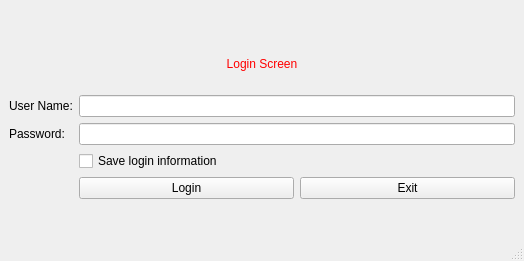
<?xml version="1.0" encoding="UTF-8"?>
<ui version="4.0">
 <class>MainWindow</class>
 <widget class="QMainWindow" name="MainWindow">
  <property name="geometry">
   <rect>
    <x>0</x>
    <y>0</y>
    <width>524</width>
    <height>261</height>
   </rect>
  </property>
  <property name="windowTitle">
   <string>Ho Quang Vinh</string>
  </property>
  <widget class="QWidget" name="centralwidget">
   <layout class="QVBoxLayout" name="verticalLayout">
    <item>
     <layout class="QGridLayout" name="gridLayout">
      <item row="4" column="1">
       <layout class="QHBoxLayout" name="horizontalLayout">
        <item>
         <widget class="QPushButton" name="pushButtonLogin">
          <property name="text">
           <string>Login</string>
          </property>
         </widget>
        </item>
        <item>
         <widget class="QPushButton" name="pushButtonExit">
          <property name="text">
           <string>Exit</string>
          </property>
         </widget>
        </item>
       </layout>
      </item>
      <item row="0" column="0" colspan="2">
       <widget class="QLabel" name="label">
        <property name="minimumSize">
         <size>
          <width>0</width>
          <height>48</height>
         </size>
        </property>
        <property name="maximumSize">
         <size>
          <width>16777215</width>
          <height>50</height>
         </size>
        </property>
        <property name="styleSheet">
         <string notr="true">color: rgb(255, 0, 0);
font: 75 14pt &quot;MS Shell Dlg 2&quot;;</string>
        </property>
        <property name="text">
         <string>Login Screen</string>
        </property>
        <property name="alignment">
         <set>Qt::AlignCenter</set>
        </property>
       </widget>
      </item>
      <item row="2" column="1">
       <widget class="QLineEdit" name="lineEditPassword">
        <property name="echoMode">
         <enum>QLineEdit::Password</enum>
        </property>
       </widget>
      </item>
      <item row="1" column="1">
       <widget class="QLineEdit" name="lineEditUsername"/>
      </item>
      <item row="2" column="0">
       <widget class="QLabel" name="label_3">
        <property name="text">
         <string>Password:</string>
        </property>
       </widget>
      </item>
      <item row="1" column="0">
       <widget class="QLabel" name="label_2">
        <property name="text">
         <string>User Name:</string>
        </property>
       </widget>
      </item>
      <item row="3" column="1">
       <widget class="QCheckBox" name="chkSaveInformation">
        <property name="text">
         <string>Save login information</string>
        </property>
       </widget>
      </item>
     </layout>
    </item>
   </layout>
  </widget>
  <widget class="QMenuBar" name="menubar">
   <property name="geometry">
    <rect>
     <x>0</x>
     <y>0</y>
     <width>524</width>
     <height>26</height>
    </rect>
   </property>
  </widget>
  <widget class="QStatusBar" name="statusbar"/>
 </widget>
 <resources/>
 <connections/>
</ui>
